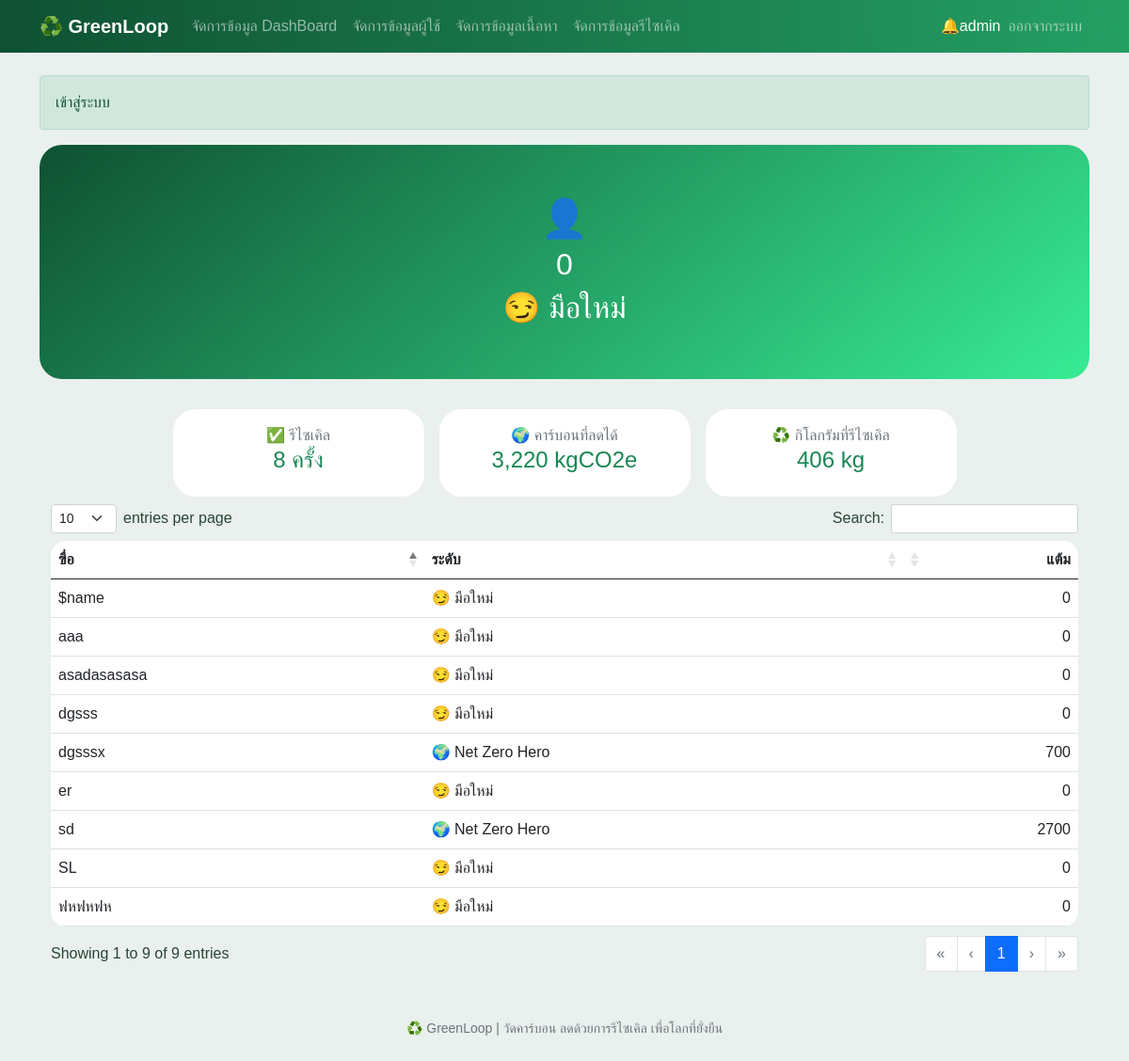
The page /points.php (signed in) on the database its author committed.
### tables this page shows
CREATE TABLE `users` (
  `id` int(11) NOT NULL,
  `name` varchar(200) NOT NULL,
  `email` varchar(200) NOT NULL,
  `phone` varchar(200) NOT NULL,
  `points` int(11) NOT NULL,
  `role` enum('user','admin','','') NOT NULL DEFAULT 'user',
  `status` enum('active','suspended','','') NOT NULL DEFAULT 'active',
  `password` varchar(200) NOT NULL,
  `question` varchar(200) NOT NULL,
  `answer` varchar(200) NOT NULL,
  `created_at` datetime NOT NULL DEFAULT current_timestamp()
);

### init.php (called while the page is built, shortened)
<?php
function me(){
    return !empty($_SESSION['uid'])? ($_SESSION['user']?? null) : null;
}
function e($value){
    return htmlspecialchars((string) $value ,ENT_QUOTES , 'UTF-8');
}
require_once __DIR__. '/header.php';
?>

### controller/points.php (called while the page is built, shortened)
<?php
require_once __DIR__ . '/../init.php';
$sum = $db->query("SELECT COUNT(*) AS n, COALESCE(SUM(weight_kg), 0 )AS kg , COALESCE(SUM(co2_kg), 0) AS co2 FROM recycles WHERE status = 'done'")->fetch_assoc();
$memberPoints = $db->query("SELECT id,name,points FROM users WHERE status = 'active' AND role = 'user' ORDER BY id DESC")->fetch_all(MYSQLI_ASSOC);

### points.php (the view, shortened to what this page needs)
<?php
    require 'init.php';
    require 'controller/points.php';
    $points = (int) $u['points'];
    $currentLevel = $points >= 600 ? '🌍 Net Zero Hero':
    ($points >= 300 ? '🌳 ต้นไม้':
    ($points >= 100 ? '🌱 ต้นกล้า':
    '😏 มือใหม่'
    ));
?>
<div class="hero mb-4 text-center">
    <div class="fs-1">👤</div>
    <h2><?= $u['points']?></h2>
    <h2 class=""><?= $currentLevel?></h2>
</div>
<div class="row g-3 justify-content-center">
    <div class="col-6 col-lg-3">
        <div class="card card-body text-center mt-2">
            <span class="text-muted">✅ รีไซเคิล</span>
            <h4 class="text-success"><?= number_format($sum['n'])?> ครั้ง</h4>
        </div>
    </div>
    <div class="col-6 col-lg-3">
        <div class="card card-body text-center mt-2">
            <span class="text-muted">🌍 คาร์บอนที่ลดได้</span>
            <h4 class="text-success"><?= number_format($sum['co2'])?> kgCO2e</h4>
        </div>
    </div>
    <div class="col-6 col-lg-3">
        <div class="card card-body text-center mt-2">
            <span class="text-muted">♻️ กิโลกรัมที่รีไซเคิล</span>
            <h4 class="text-success"><?= number_format($sum['kg'])?> kg</h4>
        </div>
    </div>
</div>
<div class="table-responsive">
    <table class="table bg-white mb-0" id="points_table">
        <thead>
            <tr>
                <th>ฃื่อ</th>
                <th>ระดับ</th>
                <th class="text-end">แต้ม</th>
            </tr>
        </thead>
        <tbody>
            <?php foreach ($memberPoints as $i => $t): ?>
                <?php $memberLevel = match(true) {
                    $t['points'] >= 600 => '🌍 Net Zero Hero',
                    $t['points'] >= 300 => '🌳 ต้นไม้',
                    $t['points'] >= 100 => '🌱 ต้นกล้า',
                    default => '😏 มือใหม่'
                }
                ?>
                <tr class="<? $t['id'] == $u['id'] ? 'table-success' : ''?>">
                    <td><?= e($t['name'])?></td>
                    <td><?= $memberLevel ?></td>
                    <td class="text-end"><?= $t['points']?></td>
                </tr>
            <?php endforeach; ?>
        </tbody>
    </table>
</div>

### assets/style.css (style rules this page uses)
:root { --green: #176b43; --deep-green: #0f5132; --soft-green: #e9f0ed; }
body { background: #e9f0ed; color: #294536; font-family: "Leelawadee UI", Tahoma, sans-serif; }
.hero { padding: clamp(24px, 5vw, 48px) 32px; background: linear-gradient(140deg, var(--deep-green), #38ec95); border-radius: 24px; color: #fff; }
.card, .impact-card { border: 0; border-radius: 24px; box-shadow: 0, 3px 18px, rgba(15, 83, 49, 0.055); }
.table { overflow: hidden; border-radius: 16px; }

### rows shown on the page
users: name "er", points "😏 มือใหม่", points "0"
users: name "aaa", points "😏 มือใหม่", points "0"
users: name "ฟหฟหฟห", points "😏 มือใหม่", points "0"
users: name "sd", points "🌍 Net Zero Hero", points "2700"
users: name "asadasasasa", points "😏 มือใหม่", points "0"
users: name "SL", points "😏 มือใหม่", points "0"
users: name "dgsssx", points "🌍 Net Zero Hero", points "700"
users: name "dgsss", points "😏 มือใหม่", points "0"
users: name "$name", points "😏 มือใหม่", points "0"

### other values the page prints
$u['name'] "admin"
$_SESSION['flash'][0] "เข้าสู่ระบบ"
$u['points'] "0"
$currentLevel "😏 มือใหม่"
$sum['n'] "8"
$sum['co2'] "3,220"
$sum['kg'] "406"
